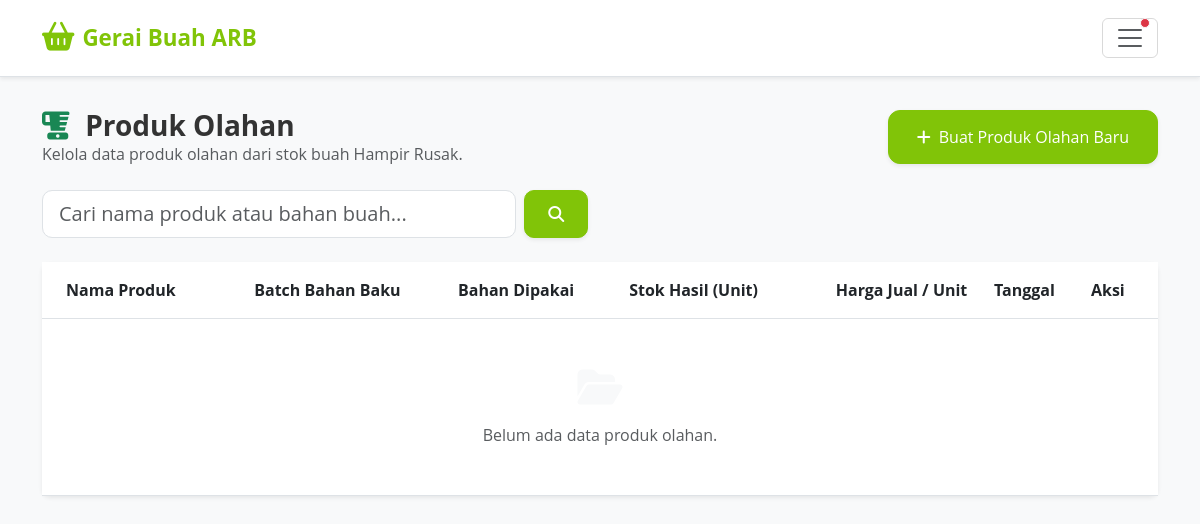
Before: /karyawan/olahan/ (signed in) with the older database file.
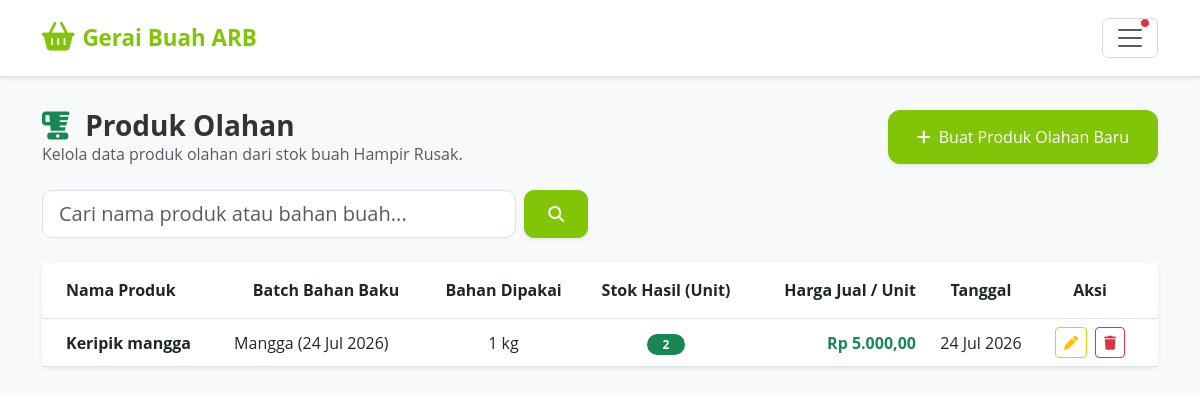
After: the same page with the newer database file.
### core/models.py (models this page shows, shortened)
class ProdukOlahan(models.Model):
    idProdukOlahan = models.AutoField(primary_key=True)
    idDetailPengadaan = models.ForeignKey(
        DetailPengadaan, on_delete=models.PROTECT,
        related_name='produk_olahan',
        verbose_name='Batch Bahan'
    )
    nama_produk = models.CharField(max_length=100, verbose_name='Nama Produk Olahan')
    qty_bahan_dipakai = models.IntegerField(verbose_name='Bahan Dipakai (kg)')
    qty_produk_jadi = models.IntegerField(verbose_name='Produk Jadi (unit)')
    harga_jual_per_unit = models.DecimalField(
        max_digits=8, decimal_places=2,
        verbose_name='Harga Jual per Unit (ribu Rp)'
    )
    total_pendapatan = models.DecimalField(
        max_digits=10, decimal_places=2, default=0,
        verbose_name='Total Pendapatan (ribu Rp)'
    )
    tanggal = models.DateField(auto_now_add=True, verbose_name='Tanggal Olah')
    catatan = models.TextField(blank=True, default='', verbose_name='Catatan')
    idKaryawan = models.ForeignKey(
        Karyawan, on_delete=models.SET_NULL, null=True, blank=True,
        verbose_name='Dicatat Oleh'
    )
    class Meta:
        verbose_name = 'Produk Olahan'
        verbose_name_plural = 'Produk Olahan'
        ordering = ['-tanggal']

class DetailPengadaan(models.Model):
    idDetailPengadaan = models.AutoField(primary_key=True)
    idPengadaan = models.ForeignKey(Pengadaan, on_delete=models.CASCADE)
    idBuah = models.ForeignKey(Buah, on_delete=models.CASCADE, related_name="detail_pengadaan")
    qty_segar = models.IntegerField(default=0)
    qty_menengah = models.IntegerField(default=0)
    qty_hampir_rusak = models.IntegerField(default=0)
    qty_rusak = models.IntegerField(default=0)
    kuantitas = models.IntegerField(default=0, help_text="Kuantitas total kotor nota")
    subHarga = models.DecimalField(max_digits=9, decimal_places=2, default=0)  # dalam ribu rupiah
    tanggalMasuk = models.DateField(auto_now_add=True)
    status = models.BooleanField(default=True)
    class Meta:
        verbose_name_plural = "Detail Pengadaan"

class Buah(models.Model):
    idBuah = models.AutoField(primary_key=True)
    namaBuah = models.CharField(max_length=50)
    fotoBuah = models.ImageField(upload_to='buah_images/')
    hargaBuah = models.DecimalField(max_digits=8, decimal_places=2)  # dalam ribu rupiah
    deskripsiBuah = models.TextField()
    lamaKesegaraan = models.IntegerField()  # dalam hari max_length=2
    class Meta:
        verbose_name_plural = "Buah"

### core/karyawan_views.py (the view)
# urls.py: path('olahan/', karyawan_views.olahan_list, name='karyawan_olahan_list'),
@karyawan_required
def olahan_list(request):
    q = request.GET.get('q', '').strip()
    olahan_items = ProdukOlahan.objects.select_related('idDetailPengadaan__idBuah').order_by('-tanggal')
    if q:
        olahan_items = olahan_items.filter(Q(nama_produk__icontains=q) | Q(idDetailPengadaan__idBuah__namaBuah__icontains=q))
    batches = DetailPengadaan.objects.filter(status=True, qty_hampir_rusak__gt=0).select_related('idBuah')
    context = {
        'olahan_items': olahan_items,
        'q': q,
        'batches': batches,
    }
    return render(request, 'core/karyawan/olahan_list.html', context)

### core/context_processors.py (called while the page is built, shortened)
def kesegaran_alert(request):
    kritis_buah = []
    peringatan_buah = []
    total_alerts = 0
    default_context = {
        'kritis_buah': kritis_buah,
        'peringatan_buah': peringatan_buah,
        'total_alerts': total_alerts,
    }
    if not request.user.is_authenticated or not request.user.is_staff:
        return default_context
    from django.urls import resolve
    try:
        resolved = resolve(request.path)
        if resolved.url_name != 'index' or not resolved.app_name == 'admin':
            return default_context
    except Exception:
        return default_context

def global_karyawan_alerts(request):
    badge_pesanan_baru = Pembelian.objects.filter(statusPembelian='Menunggu').count()
    return {
        'badge_pesanan_baru': badge_pesanan_baru
    }

### core/karyawan_views.py (called while the page is built)
def karyawan_required(view_func):
    @wraps(view_func)
    def _wrapped_view(request, *args, **kwargs):
        if 'karyawan_id' not in request.session:
            messages.error(request, 'Silakan login terlebih dahulu untuk mengakses portal karyawan.')
            return redirect('karyawan_login')
        return view_func(request, *args, **kwargs)
    return _wrapped_view

### core/templates/core/karyawan/olahan_list.html (shortened to what this page needs)
{% extends 'core/karyawan/base.html' %}
{% load humanize %}
{% block content %}
<div class="row mb-4 align-items-center">
    <div class="col-12 col-md-6 mb-3 mb-md-0">
        <h3 class="fw-bold m-0"><i class="fa-solid fa-blender text-success me-2"></i> Produk Olahan</h3>
        <p class="text-muted m-0 fs-6">Kelola data produk olahan dari stok buah Hampir Rusak.</p>
    </div>
    <div class="col-12 col-md-6 text-md-end">
        <button type="button" class="btn btn-brand-success btn-lg touch-btn shadow-sm" data-bs-toggle="modal" data-bs-target="#modalTambahOlahan" style="padding: 14px 28px; border-radius: 12px;">
            <i class="fa-solid fa-plus me-2"></i> Buat Produk Olahan Baru
        </button>
    </div>
</div>
<div class="row mb-4">
    <div class="col-12 col-md-6">
        <form method="GET" action="" class="d-flex gap-2">
            <input type="text" name="q" value="{{ q }}" class="form-control form-control-lg" placeholder="Cari nama produk atau bahan buah..." style="border-radius: 10px;">
            <button type="submit" class="btn btn-brand-success touch-btn px-4 shadow-sm" style="border-radius: 10px;">
                <i class="fa-solid fa-magnifying-glass"></i>
            </button>
        </form>
    </div>
</div>
<div class="card shadow-sm border-0 rounded-3">
    <div class="table-responsive">
        <table class="table table-hover align-middle mb-0" style="min-width: 800px;">
            <thead class="text-white text-center align-middle" style="background-color: #81C408 !important;">
                <tr>
                    <th class="py-3 text-start ps-4">Nama Produk</th>
                    <th class="py-3">Batch Bahan Baku</th>
                    <th class="py-3 text-center">Bahan Dipakai</th>
                    <th class="py-3 text-center">Stok Hasil (Unit)</th>
                    <th class="py-3 text-end">Harga Jual / Unit</th>
                    <th class="py-3 text-center">Tanggal</th>
                    <th class="py-3 text-center pe-4">Aksi</th>
                </tr>
            </thead>
            <tbody>
                {% for olahan in olahan_items %}
                <tr>
                    <td class="ps-4 fw-bold text-dark">{{ olahan.nama_produk }}</td>
                    <td>{{ olahan.idDetailPengadaan.idBuah.namaBuah }} ({{ olahan.idDetailPengadaan.tanggalMasuk|date:"d M Y" }})</td>
                    <td class="text-center">{{ olahan.qty_bahan_dipakai }} kg</td>
                    <td class="text-center">
                        {% if olahan.qty_produk_jadi > 0 %}
                        <span class="badge bg-success rounded-pill px-3">{{ olahan.qty_produk_jadi }}</span>
                        {% else %}
                        <span class="badge bg-danger rounded-pill px-3">Habis</span>
                        {% endif %}
                    </td>
                    <td class="text-end fw-bold text-success">Rp {{ olahan.harga_jual_per_unit|intcomma }}</td>
                    <td class="text-center">{{ olahan.tanggal|date:"d M Y" }}</td>
                    <td class="text-center pe-4">
                        <div class="d-flex justify-content-center gap-2">
                            <button class="btn btn-sm btn-outline-warning" data-bs-toggle="modal" data-bs-target="#modalEditOlahan{{ olahan.pk }}" title="Edit">
                                <i class="fa-solid fa-pen"></i>
                            </button>
                            <button class="btn btn-sm btn-outline-danger" onclick="konfirmasiHapus('formHapus{{ olahan.pk }}')" title="Hapus">
                                <i class="fa-solid fa-trash"></i>
                            </button>
                        </div>
                    </td>
                </tr>
                {% empty %}
                <tr>
                    <td colspan="7" class="text-center py-5 text-muted">
                        <i class="fa-solid fa-folder-open fs-1 mb-3 text-light"></i><br>
                        Belum ada data produk olahan.
                    </td>
                </tr>
                {% endfor %}
            </tbody>
        </table>
    </div>
</div>
{% endblock %}

Changed rows visible on the page:
added ProdukOlahan: nama_produk "Keripik mangga", idDetailPengadaan.idBuah.namaBuah "Mangga", idDetailPengadaan.tanggalMasuk "24 Jul 2026", qty_bahan_dipakai "1", qty_produk_jadi "2", harga_jual_per_unit "5.000,00", tanggal "24 Jul 2026"
Other visible differences:
text no longer shown: "Belum ada data produk olahan."
